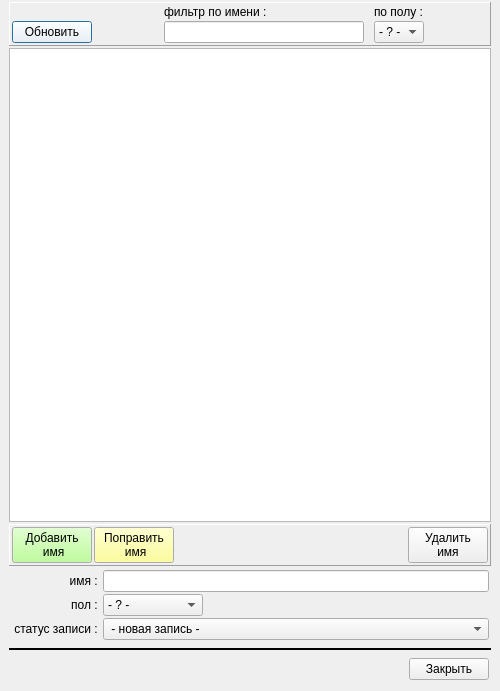
<?xml version="1.0" encoding="UTF-8"?>
<ui version="4.0">
 <class>name_to_sex_wnd</class>
 <widget class="QDialog" name="name_to_sex_wnd">
  <property name="geometry">
   <rect>
    <x>0</x>
    <y>0</y>
    <width>500</width>
    <height>691</height>
   </rect>
  </property>
  <property name="minimumSize">
   <size>
    <width>500</width>
    <height>0</height>
   </size>
  </property>
  <property name="windowTitle">
   <string>Справочник имён</string>
  </property>
  <layout class="QVBoxLayout" name="verticalLayout">
   <property name="spacing">
    <number>2</number>
   </property>
   <property name="leftMargin">
    <number>9</number>
   </property>
   <property name="topMargin">
    <number>2</number>
   </property>
   <property name="rightMargin">
    <number>9</number>
   </property>
   <property name="bottomMargin">
    <number>9</number>
   </property>
   <item>
    <widget class="QFrame" name="frame">
     <property name="frameShape">
      <enum>QFrame::Panel</enum>
     </property>
     <property name="frameShadow">
      <enum>QFrame::Raised</enum>
     </property>
     <layout class="QGridLayout" name="gridLayout">
      <property name="leftMargin">
       <number>2</number>
      </property>
      <property name="topMargin">
       <number>2</number>
      </property>
      <property name="rightMargin">
       <number>2</number>
      </property>
      <property name="bottomMargin">
       <number>2</number>
      </property>
      <property name="horizontalSpacing">
       <number>10</number>
      </property>
      <property name="verticalSpacing">
       <number>2</number>
      </property>
      <item row="0" column="4">
       <widget class="QLabel" name="label_7">
        <property name="text">
         <string>по полу : </string>
        </property>
        <property name="alignment">
         <set>Qt::AlignLeading|Qt::AlignLeft|Qt::AlignVCenter</set>
        </property>
       </widget>
      </item>
      <item row="0" column="2">
       <widget class="QLabel" name="label_5">
        <property name="minimumSize">
         <size>
          <width>200</width>
          <height>0</height>
         </size>
        </property>
        <property name="text">
         <string>фильтр по имени : </string>
        </property>
        <property name="alignment">
         <set>Qt::AlignLeading|Qt::AlignLeft|Qt::AlignVCenter</set>
        </property>
       </widget>
      </item>
      <item row="1" column="0">
       <widget class="QPushButton" name="bn_refresh">
        <property name="palette">
         <palette>
          <active>
           <colorrole role="Button">
            <brush brushstyle="SolidPattern">
             <color alpha="255">
              <red>255</red>
              <green>255</green>
              <blue>255</blue>
             </color>
            </brush>
           </colorrole>
          </active>
          <inactive>
           <colorrole role="Button">
            <brush brushstyle="SolidPattern">
             <color alpha="255">
              <red>255</red>
              <green>255</green>
              <blue>255</blue>
             </color>
            </brush>
           </colorrole>
          </inactive>
          <disabled>
           <colorrole role="Button">
            <brush brushstyle="SolidPattern">
             <color alpha="255">
              <red>255</red>
              <green>255</green>
              <blue>255</blue>
             </color>
            </brush>
           </colorrole>
          </disabled>
         </palette>
        </property>
        <property name="text">
         <string>Обновить</string>
        </property>
        <property name="icon">
         <iconset resource="_inko_pol2_res.qrc">
          <normaloff>:/refresh.png</normaloff>:/refresh.png</iconset>
        </property>
       </widget>
      </item>
      <item row="1" column="2">
       <widget class="QLineEdit" name="ln_name_filter">
        <property name="minimumSize">
         <size>
          <width>200</width>
          <height>0</height>
         </size>
        </property>
       </widget>
      </item>
      <item row="1" column="4">
       <widget class="QComboBox" name="combo_sex_filter">
        <property name="maximumSize">
         <size>
          <width>50</width>
          <height>16777215</height>
         </size>
        </property>
        <item>
         <property name="text">
          <string>- ? -</string>
         </property>
        </item>
        <item>
         <property name="text">
          <string>М</string>
         </property>
        </item>
        <item>
         <property name="text">
          <string>Ж</string>
         </property>
        </item>
       </widget>
      </item>
      <item row="1" column="6">
       <spacer name="horizontalSpacer_6">
        <property name="orientation">
         <enum>Qt::Horizontal</enum>
        </property>
        <property name="sizeHint" stdset="0">
         <size>
          <width>40</width>
          <height>20</height>
         </size>
        </property>
       </spacer>
      </item>
      <item row="1" column="1">
       <spacer name="horizontalSpacer_5">
        <property name="orientation">
         <enum>Qt::Horizontal</enum>
        </property>
        <property name="sizeHint" stdset="0">
         <size>
          <width>40</width>
          <height>20</height>
         </size>
        </property>
       </spacer>
      </item>
     </layout>
    </widget>
   </item>
   <item>
    <widget class="QTableView" name="tableView">
     <property name="selectionMode">
      <enum>QAbstractItemView::SingleSelection</enum>
     </property>
     <property name="selectionBehavior">
      <enum>QAbstractItemView::SelectRows</enum>
     </property>
     <attribute name="horizontalHeaderMinimumSectionSize">
      <number>20</number>
     </attribute>
     <attribute name="verticalHeaderDefaultSectionSize">
      <number>20</number>
     </attribute>
    </widget>
   </item>
   <item>
    <widget class="QFrame" name="frame_2">
     <property name="frameShape">
      <enum>QFrame::Panel</enum>
     </property>
     <property name="frameShadow">
      <enum>QFrame::Raised</enum>
     </property>
     <layout class="QHBoxLayout" name="horizontalLayout_2">
      <property name="spacing">
       <number>2</number>
      </property>
      <property name="leftMargin">
       <number>2</number>
      </property>
      <property name="topMargin">
       <number>2</number>
      </property>
      <property name="rightMargin">
       <number>2</number>
      </property>
      <property name="bottomMargin">
       <number>2</number>
      </property>
      <item>
       <widget class="QPushButton" name="bn_add_name">
        <property name="palette">
         <palette>
          <active>
           <colorrole role="Button">
            <brush brushstyle="SolidPattern">
             <color alpha="255">
              <red>170</red>
              <green>255</green>
              <blue>127</blue>
             </color>
            </brush>
           </colorrole>
          </active>
          <inactive>
           <colorrole role="Button">
            <brush brushstyle="SolidPattern">
             <color alpha="255">
              <red>170</red>
              <green>255</green>
              <blue>127</blue>
             </color>
            </brush>
           </colorrole>
          </inactive>
          <disabled>
           <colorrole role="Button">
            <brush brushstyle="SolidPattern">
             <color alpha="255">
              <red>170</red>
              <green>255</green>
              <blue>127</blue>
             </color>
            </brush>
           </colorrole>
          </disabled>
         </palette>
        </property>
        <property name="text">
         <string>Добавить
 имя</string>
        </property>
       </widget>
      </item>
      <item>
       <widget class="QPushButton" name="bn_edit_name">
        <property name="palette">
         <palette>
          <active>
           <colorrole role="Button">
            <brush brushstyle="SolidPattern">
             <color alpha="255">
              <red>255</red>
              <green>255</green>
              <blue>127</blue>
             </color>
            </brush>
           </colorrole>
          </active>
          <inactive>
           <colorrole role="Button">
            <brush brushstyle="SolidPattern">
             <color alpha="255">
              <red>255</red>
              <green>255</green>
              <blue>127</blue>
             </color>
            </brush>
           </colorrole>
          </inactive>
          <disabled>
           <colorrole role="Button">
            <brush brushstyle="SolidPattern">
             <color alpha="255">
              <red>255</red>
              <green>255</green>
              <blue>127</blue>
             </color>
            </brush>
           </colorrole>
          </disabled>
         </palette>
        </property>
        <property name="text">
         <string>Поправить
 имя</string>
        </property>
       </widget>
      </item>
      <item>
       <spacer name="horizontalSpacer_2">
        <property name="orientation">
         <enum>Qt::Horizontal</enum>
        </property>
        <property name="sizeHint" stdset="0">
         <size>
          <width>40</width>
          <height>20</height>
         </size>
        </property>
       </spacer>
      </item>
      <item>
       <widget class="QPushButton" name="bn_delete_name">
        <property name="text">
         <string>Удалить
имя</string>
        </property>
       </widget>
      </item>
     </layout>
    </widget>
   </item>
   <item>
    <layout class="QFormLayout" name="formLayout">
     <property name="verticalSpacing">
      <number>2</number>
     </property>
     <property name="leftMargin">
      <number>2</number>
     </property>
     <property name="topMargin">
      <number>2</number>
     </property>
     <property name="rightMargin">
      <number>2</number>
     </property>
     <property name="bottomMargin">
      <number>2</number>
     </property>
     <item row="0" column="0">
      <widget class="QLabel" name="label">
       <property name="minimumSize">
        <size>
         <width>90</width>
         <height>0</height>
        </size>
       </property>
       <property name="text">
        <string>имя : </string>
       </property>
       <property name="alignment">
        <set>Qt::AlignRight|Qt::AlignTrailing|Qt::AlignVCenter</set>
       </property>
      </widget>
     </item>
     <item row="0" column="1">
      <widget class="QLineEdit" name="ln_name"/>
     </item>
     <item row="1" column="0">
      <widget class="QLabel" name="label_2">
       <property name="minimumSize">
        <size>
         <width>90</width>
         <height>0</height>
        </size>
       </property>
       <property name="text">
        <string>пол : </string>
       </property>
       <property name="alignment">
        <set>Qt::AlignRight|Qt::AlignTrailing|Qt::AlignVCenter</set>
       </property>
      </widget>
     </item>
     <item row="1" column="1">
      <widget class="QComboBox" name="combo_sex">
       <property name="maximumSize">
        <size>
         <width>100</width>
         <height>16777215</height>
        </size>
       </property>
       <item>
        <property name="text">
         <string>- ? -</string>
        </property>
       </item>
       <item>
        <property name="text">
         <string>М</string>
        </property>
       </item>
       <item>
        <property name="text">
         <string>Ж</string>
        </property>
       </item>
      </widget>
     </item>
     <item row="2" column="0">
      <widget class="QLabel" name="label_3">
       <property name="minimumSize">
        <size>
         <width>90</width>
         <height>0</height>
        </size>
       </property>
       <property name="text">
        <string>статус записи : </string>
       </property>
       <property name="alignment">
        <set>Qt::AlignRight|Qt::AlignTrailing|Qt::AlignVCenter</set>
       </property>
      </widget>
     </item>
     <item row="2" column="1">
      <widget class="QComboBox" name="combo_status">
       <property name="minimumSize">
        <size>
         <width>150</width>
         <height>0</height>
        </size>
       </property>
       <item>
        <property name="text">
         <string> - новая запись - </string>
        </property>
       </item>
       <item>
        <property name="text">
         <string>уже есть в ТФОМС</string>
        </property>
       </item>
      </widget>
     </item>
    </layout>
   </item>
   <item>
    <widget class="Line" name="line_3">
     <property name="minimumSize">
      <size>
       <width>0</width>
       <height>10</height>
      </size>
     </property>
     <property name="frameShadow">
      <enum>QFrame::Plain</enum>
     </property>
     <property name="lineWidth">
      <number>2</number>
     </property>
     <property name="orientation">
      <enum>Qt::Horizontal</enum>
     </property>
    </widget>
   </item>
   <item>
    <layout class="QHBoxLayout" name="horizontalLayout_4">
     <property name="spacing">
      <number>2</number>
     </property>
     <property name="leftMargin">
      <number>2</number>
     </property>
     <property name="topMargin">
      <number>2</number>
     </property>
     <property name="rightMargin">
      <number>2</number>
     </property>
     <property name="bottomMargin">
      <number>2</number>
     </property>
     <item>
      <spacer name="horizontalSpacer_3">
       <property name="orientation">
        <enum>Qt::Horizontal</enum>
       </property>
       <property name="sizeHint" stdset="0">
        <size>
         <width>40</width>
         <height>20</height>
        </size>
       </property>
      </spacer>
     </item>
     <item>
      <widget class="QPushButton" name="bn_close">
       <property name="text">
        <string>Закрыть</string>
       </property>
      </widget>
     </item>
    </layout>
   </item>
  </layout>
 </widget>
 <resources>
  <include location="_inko_pol2_res.qrc"/>
 </resources>
 <connections/>
</ui>
